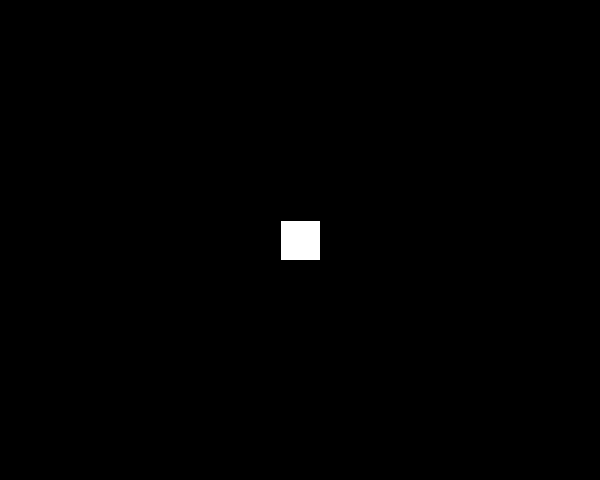
Frame 1 (no input)
Frame 60 (the mouse pressed at the canvas centre just before this capture): identical to frame 1, image omitted
Frame 120 (the mouse held since frame 60 and released just before this capture): identical to frame 1, image omitted

The Processing sketch that drew this single still picture (run headless with seeded random() and noise(); from frame 60 on, the mouse is pressed at the canvas centre):

// Processing sketch: Ejemplo01JuegoNave
// ── Ejemplo01JuegoNave.pde
Nave miNave;

public void setup()
{
 size(600,480); 
 miNave = new Nave();
}

public void draw()
{
  background(0);
  miNave.dibujar();
}

// ── Nave.pde
class Nave
{
 PVector posicion;
 
 public Nave()
 {
  posicion = new PVector(width/2, height/2); 
 }
 
 void dibujar()
 {
  rectMode(CENTER);
  square(this.posicion.x, this.posicion.y, 40); 
 }
  
}
